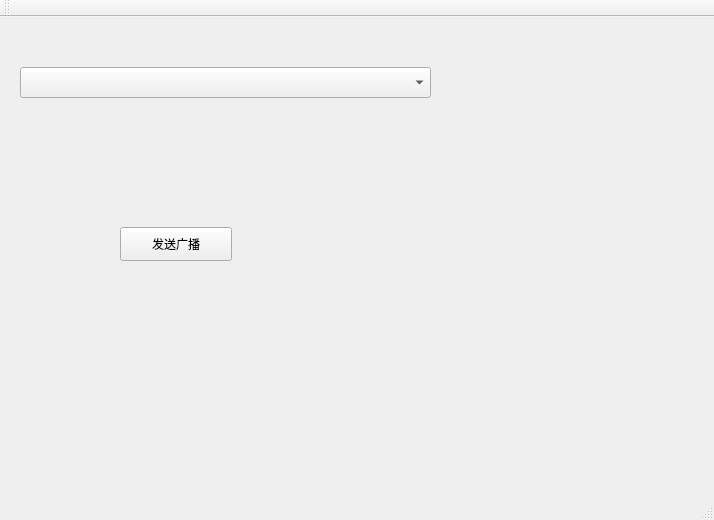
<?xml version="1.0" encoding="UTF-8"?>
<ui version="4.0">
 <class>AdapterInfoClass</class>
 <widget class="QMainWindow" name="AdapterInfoClass">
  <property name="geometry">
   <rect>
    <x>0</x>
    <y>0</y>
    <width>714</width>
    <height>520</height>
   </rect>
  </property>
  <property name="windowTitle">
   <string>AdapterInfo</string>
  </property>
  <widget class="QWidget" name="centralWidget">
   <widget class="QComboBox" name="comboBox">
    <property name="geometry">
     <rect>
      <x>20</x>
      <y>50</y>
      <width>411</width>
      <height>31</height>
     </rect>
    </property>
    <property name="insertPolicy">
     <enum>QComboBox::InsertAtTop</enum>
    </property>
   </widget>
   <widget class="QPushButton" name="pushButton">
    <property name="geometry">
     <rect>
      <x>120</x>
      <y>210</y>
      <width>112</width>
      <height>34</height>
     </rect>
    </property>
    <property name="text">
     <string>发送广播</string>
    </property>
   </widget>
  </widget>
  <widget class="QMenuBar" name="menuBar">
   <property name="geometry">
    <rect>
     <x>0</x>
     <y>0</y>
     <width>714</width>
     <height>30</height>
    </rect>
   </property>
  </widget>
  <widget class="QToolBar" name="mainToolBar">
   <attribute name="toolBarArea">
    <enum>TopToolBarArea</enum>
   </attribute>
   <attribute name="toolBarBreak">
    <bool>false</bool>
   </attribute>
  </widget>
  <widget class="QStatusBar" name="statusBar"/>
 </widget>
 <layoutdefault spacing="6" margin="11"/>
 <resources>
  <include location="adapterinfo.qrc"/>
 </resources>
 <connections/>
</ui>
